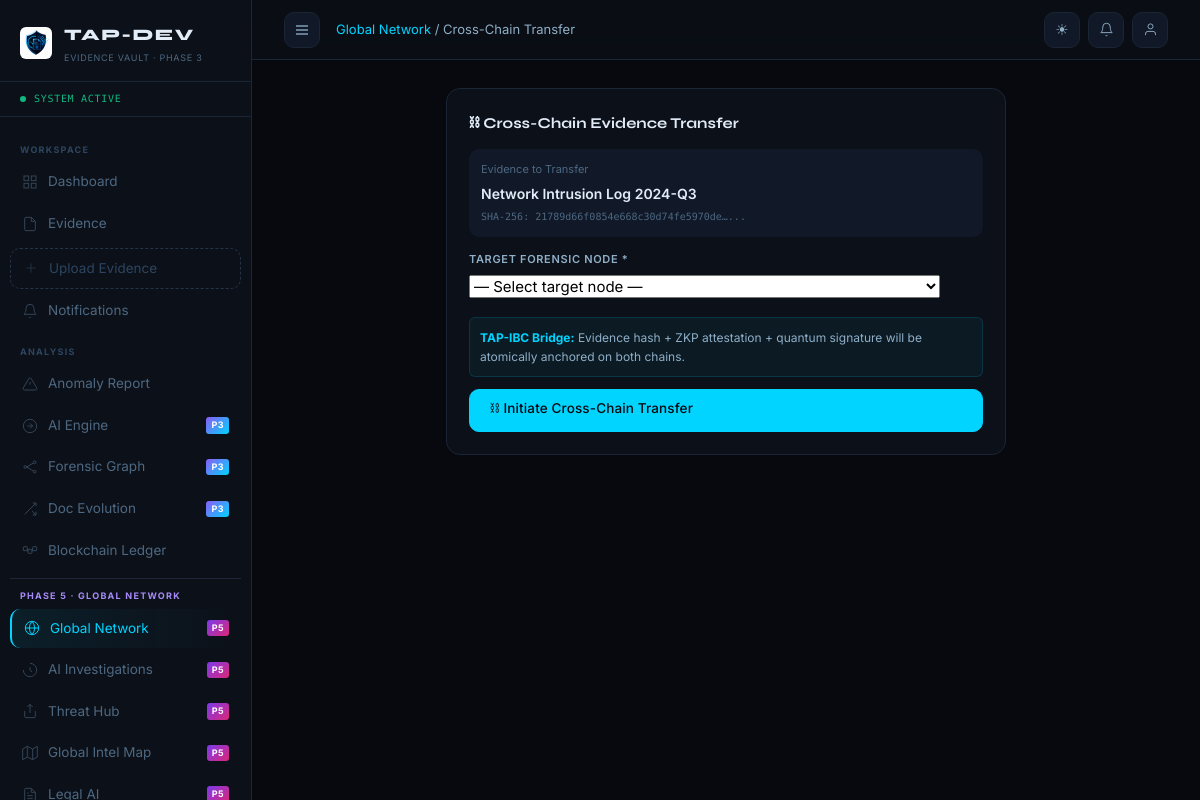
/network/transfer/1/ (signed in), run on the app's committed database.
### apps/evidence/models.py (models this page shows, shortened)
class Evidence(models.Model):
    STATUS_CHOICES = [
        ('PENDING','Pending'),('VERIFIED','Verified'),
        ('FLAGGED','Flagged'),('STORED','Stored'),('ARCHIVED','Archived'),
    ]
    EXPIRY_TYPE_CHOICES = [
        ('NONE', 'No Expiry'),
        ('TIMED', 'Time-Based'),
        ('EVENT', 'Event-Based'),
    ]
    title             = models.CharField(max_length=255)
    description       = models.TextField(blank=True)
    file              = models.FileField(upload_to=evidence_upload_path, null=True, blank=True)
    filename_original = models.CharField(max_length=255, blank=True)
    file_size         = models.BigIntegerField(default=0)
    mime_type         = models.CharField(max_length=100, blank=True)
    sha256_hash       = models.CharField(max_length=64, db_index=True)
    uploader          = models.ForeignKey(User, on_delete=models.CASCADE, related_name='submitted_evidence')
    created_at        = models.DateTimeField(auto_now_add=True)
    updated_at        = models.DateTimeField(auto_now=True)
    status            = models.CharField(max_length=20, choices=STATUS_CHOICES, default='PENDING')
    trust_score       = models.IntegerField(default=100)
    ipfs_cid          = models.CharField(max_length=255, blank=True)
    blockchain_tx     = models.CharField(max_length=255, blank=True)
    case_id           = models.CharField(max_length=100, blank=True, db_index=True)
    tags              = models.CharField(max_length=255, blank=True)
    version           = models.PositiveIntegerField(default=1)
    is_latest_version = models.BooleanField(default=True)
    parent_evidence   = models.ForeignKey('self', null=True, blank=True, on_delete=models.SET_NULL, related_name='versions')
    expiry_enabled    = models.BooleanField(default=False)
    expiry_type       = models.CharField(max_length=10, choices=EXPIRY_TYPE_CHOICES, default='NONE')
    expires_at        = models.DateTimeField(null=True, blank=True, db_index=True)
    expiry_condition  = models.CharField(max_length=255, blank=True)  # For event-based
    is_expired        = models.BooleanField(default=False, db_index=True)
    expired_at        = models.DateTimeField(null=True, blank=True)
    class Meta:
        db_table = 'tap_evidence'
        ordering = ['-created_at']

### apps/global_network/views.py (the view)
    @login_required
    def wrap(request, *args, **kwargs):
        if getattr(getattr(request.user,'profile',None),'role','') in ('ANALYST','ADMIN'):
            return fn(request, *args, **kwargs)
        messages.error(request,'Access denied.'); return redirect('dashboard:home')

### apps/global_network/views.py (called while the page is built, shortened)
def p5_required(fn):
    @login_required
    def wrap(request, *args, **kwargs):
        if getattr(getattr(request.user,'profile',None),'role','') in ('ANALYST','ADMIN'):
            return fn(request, *args, **kwargs)
        messages.error(request,'Access denied.'); return redirect('dashboard:home')
    return wrap

@p5_required
def initiate_transfer(request, evidence_id):
    from apps.evidence.models import Evidence
    evidence = get_object_or_404(Evidence, pk=evidence_id)
    nodes = ForensicNode.objects.filter(status='ACTIVE').exclude(blockchain='ETHEREUM').order_by('country_name')
    return render(request, 'global_network/transfer.html', {'evidence': evidence, 'nodes': nodes})

### apps/notifications/context_processors.py (called while the page is built)
def notifications_ctx(request):
    if request.user.is_authenticated:
        count = request.user.notifications.filter(is_read=False).count()
        return {'unread_notifications': count}
    return {'unread_notifications': 0}

### apps/users/models.py (called while the page is built)
    def get_avatar_initials(self):
        fn = self.user.first_name[:1] if self.user.first_name else ''
        ln = self.user.last_name[:1]  if self.user.last_name  else ''
        return (fn + ln).upper() or self.user.username[:2].upper()

### templates/global_network/transfer.html (shortened to what this page needs)
{% extends 'base.html' %}
{% block nav_gnet %}active{% endblock %}
{% block breadcrumb %}<a href="{% url 'global_network:dashboard' %}">Global Network</a> / Cross-Chain Transfer{% endblock %}
{% block content %}
<div style="max-width:560px;margin:0 auto;">
<div class="card">
  <div class="card-header"><div class="card-title">⛓ Cross-Chain Evidence Transfer</div></div>
  <div style="background:var(--bg-2);border-radius:var(--r-md);padding:12px;margin:14px 0;">
    <div style="font-size:11px;color:var(--text-3);margin-bottom:4px;">Evidence to Transfer</div>
    <div style="font-size:14px;font-weight:600;">{{ evidence.title }}</div>
    <div style="font-family:var(--font-mono);font-size:10px;color:var(--text-3);margin-top:4px;">SHA-256: {{ evidence.sha256_hash|truncatechars:32 }}...</div>
  </div>
  <form method="post">{% csrf_token %}
    <div class="form-group"><label class="form-label">Target Forensic Node *</label>
      <select name="target_node" class="form-control" required>
        <option value="">— Select target node —</option>
      </select></div>
    <div style="background:rgba(0,212,255,.05);border:1px solid rgba(0,212,255,.15);border-radius:var(--r-sm);padding:10px;font-size:12px;color:var(--text-2);">
      <strong style="color:var(--accent);">TAP-IBC Bridge:</strong> Evidence hash + ZKP attestation + quantum signature will be atomically anchored on both chains.
    </div>
    <button type="submit" class="btn btn-primary" style="width:100%;margin-top:12px;">⛓ Initiate Cross-Chain Transfer</button>
  </form>
</div>
</div>
{% endblock %}

### data on the page
Evidence: title "Network Intrusion Log 2024-Q3", sha256_hash "21789d66f0854e668c30d74fe5970de…"
